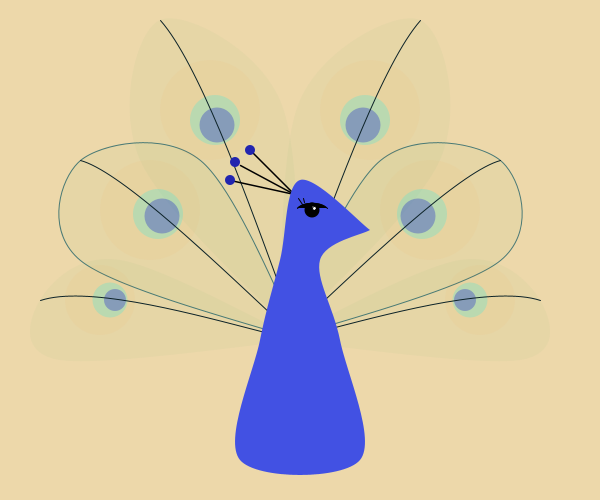
Frame 1 (no input)
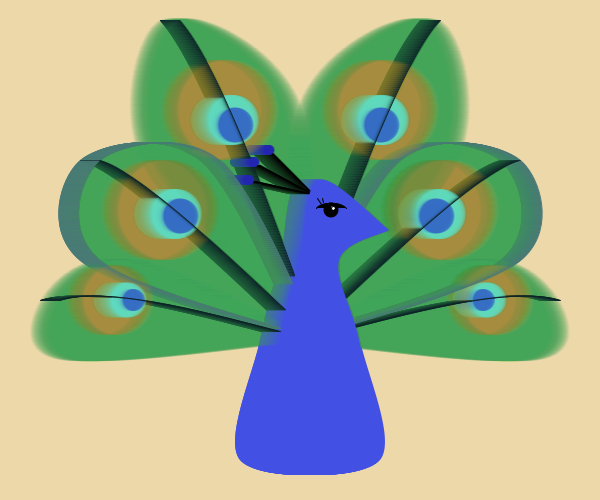
Frame 60 (the mouse pressed at the canvas centre just before this capture)
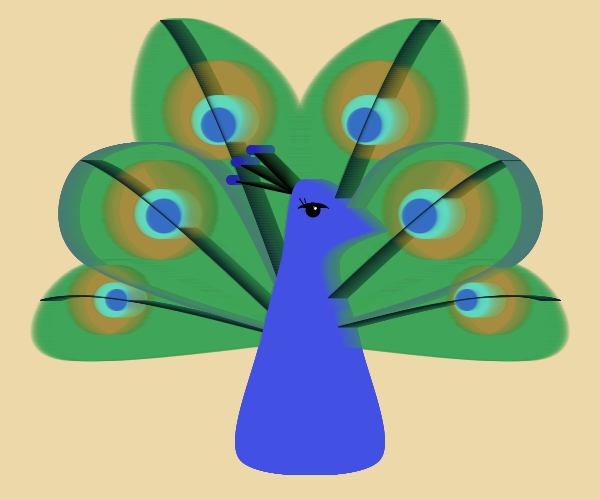
Frame 120 (the mouse held since frame 60 and released just before this capture)

The Processing sketch that drew these frames (run headless with seeded random() and noise(); from frame 60 on, the mouse is pressed at the canvas centre):

// Processing sketch: processing_12305
// ── processing_12305.pde

//Assignment #2
//Name: Jessica Tan
//E-mail: jtan@brynmawr.edu
//Date: 9/16/10

  float x=230;
  float y=180;
  float w=140;
  float h=310;
  float speed= 1;
  
void setup() {
  
  size(600, 500);
  background(237, 216, 170);
  smooth();
  
}

void draw() {
 
  strokeWeight(1);
 //main feathers
 noStroke();
 fill(52, 142, 82, 10);
 beginShape();
 curveVertex(w+160, h+30);
 curveVertex(w+160, h+30);
 curveVertex(w, h-150);
 curveVertex(w+20, h-290);
 curveVertex(w+140, h-210);
 curveVertex(w+160, h+30);
 curveVertex(w+160, h+30);
 endShape(CLOSE);
 
  noStroke();
fill(52, 142, 82, 10);
 beginShape();
 curveVertex(w+140, h+30);
 curveVertex(w+140, h+30);
 curveVertex(w+300, h-150);
 curveVertex(w+280, h-290);
 curveVertex(w+160, h-210);
 curveVertex(w+140, h+30);
 curveVertex(w+140, h+30);
 endShape(CLOSE);
 
 stroke(73, 121, 117);
 fill(52, 142, 82, 10);
 beginShape();
 curveVertex(w+160, h+30);
 curveVertex(w+160, h+30);
 curveVertex(w-60, h-50);
 curveVertex(w-60, h-150);
 curveVertex(w+60, h-150);
 curveVertex(w+160, h+30);
 curveVertex(w+160, h+30);
 endShape(CLOSE);
 
 stroke(73, 121, 117);
 fill(52, 142, 82, 10);
 beginShape();
 curveVertex(w+140, h+30);
 curveVertex(w+140, h+30);
 curveVertex(w+360, h-50);
 curveVertex(w+360, h-150);
 curveVertex(w+240, h-150);
 curveVertex(w+140, h+30);
 curveVertex(w+140, h+30);
 endShape(CLOSE);
 
 noStroke();
 fill(52, 142, 82, 10);
 beginShape();
 curveVertex(w+160, h+30);
 curveVertex(w+160, h+30);
 curveVertex(w-80, h+50);
 curveVertex(w-100, h-10);
 curveVertex(w-20, h-50);
 curveVertex(w+160, h+30);
 curveVertex(w+160, h+30);
 endShape(CLOSE);
 
 fill(52, 142, 82, 10);
 beginShape();
 curveVertex(w+140, h+30);
 curveVertex(w+140, h+30);
 curveVertex(w+380, h+50);
 curveVertex(w+400, h-10);
 curveVertex(w+320, h-50);
 curveVertex(w+140, h+30);
 curveVertex(w+140, h+30);
 endShape(CLOSE);
 
 //feather splotches
 //outer orange
 fill(245, 134, 30, 10);
 ellipse(w+70, h-200, 100, 100);
 ellipse(w+10, h-100, 100, 100);
 ellipse(w-40, h-10, 70, 70);
 ellipse(w+230, h-200, 100, 100);
 ellipse(w+290, h-100, 100, 100);
 ellipse(w+340, h-10, 70, 70);
 //outer light blue
 fill(86,229,209,80);
 ellipse(w+75, h-190, 50, 50);
 ellipse(w+18, h-96, 50, 50);
 ellipse(w-30, h-10, 35, 35);
 ellipse(w+225, h-190, 50, 50);
 ellipse(w+282, h-96, 50, 50);
 ellipse(w+330, h-10, 35, 35);
 //inner dark blue
 fill(18, 23, 203, 80);
 ellipse(w+77, h-185, 35, 35);
 ellipse(w+22, h-94, 35, 35);
 ellipse(w-25, h-10, 22, 22);
 ellipse(w+223, h-185, 35, 35);
 ellipse(w+278, h-94, 35, 35);
 ellipse(w+325, h-10, 22, 22);
 
 //feather skeletons
 stroke(12,34,39);
 noFill();
 curve(w-140, h-310, w+20, h-290, w+160, h+30, w+160, h+30);
 curve(w-140, h-50, w-60, h-150, w+160, h+30, w+160, h+30);
 curve(w-200, h+150, w-100, h-10, w+160, h+30, w+160, h+30);
 
 curve(w+440, h-310, w+280, h-290, w+140, h+30, w+140, h+30);
 curve(w+440, h-50, w+360, h-150, w+140, h+30, w+140, h+30);
 curve(w+500, h+150, w+400, h-10, w+140, h+30, w+140, h+30);

  
 
  
  //headfeathers
  stroke(0);
  strokeWeight(1.5);
  line(w+154, h-116, w+110, h-160);
  line(w+154, h-116, w+90, h-130);
  line(w+154, h-116, w+100, h-145);
  noStroke();
  fill(34, 37, 175);
  ellipse(w+110, h-160, 10, 10);
  ellipse(w+90, h-130, 10, 10);
  ellipse(w+95, h-148, 10, 10);
  
  //peacock body
  noStroke();
  fill(66, 81, 227);
  beginShape();
  curveVertex(w+230, h-80);
  curveVertex(w+230, h-80);
  curveVertex(w+180, h-50);
  curveVertex(w+200, h+30);
  curveVertex(w+220, h+150);
  curveVertex(w+100, h+150);
  curveVertex(w+120, h+30);
  curveVertex(w+140, h-50);
  curveVertex(w+160, h-130);
  curveVertex(w+230, h-80);
  curveVertex(w+230, h-80);
  endShape(CLOSE);
  
   //eye
  fill(0);
  ellipse(w+172, h-100, 15, 15);
  stroke(0);
  strokeWeight(1);
  curve(w+150, h-60, w+157 , h-102, w+187, h-102, w+194, h-60);
  line(w+162, h-106, w+158, h-112);
  line(w+164, h-108, w+163, h-112);
  fill(255);
  ellipse(w+174, h-102, 4, 4);
  
  w=w+speed;
  if ((w>=160) || (w<=140)) {
  speed= speed* -1;
  }
  
}

void mousePressed() {
  stroke(0);
  strokeWeight(6);
  fill(0);

  ellipse(mouseX, mouseY, 15, 15);
  ellipse(mouseX+35, mouseY+4, 15,15);
  line(mouseX+8, mouseY, mouseX+12, mouseY-40);
  line(mouseX+43, mouseY, mouseX+49, mouseY-38);
  line(mouseX+12, mouseY-40, mouseX+49, mouseY-38);
  strokeWeight(3);
  line(mouseX+10, mouseY-30, mouseX+48, mouseY-28);
  
 
  
}
